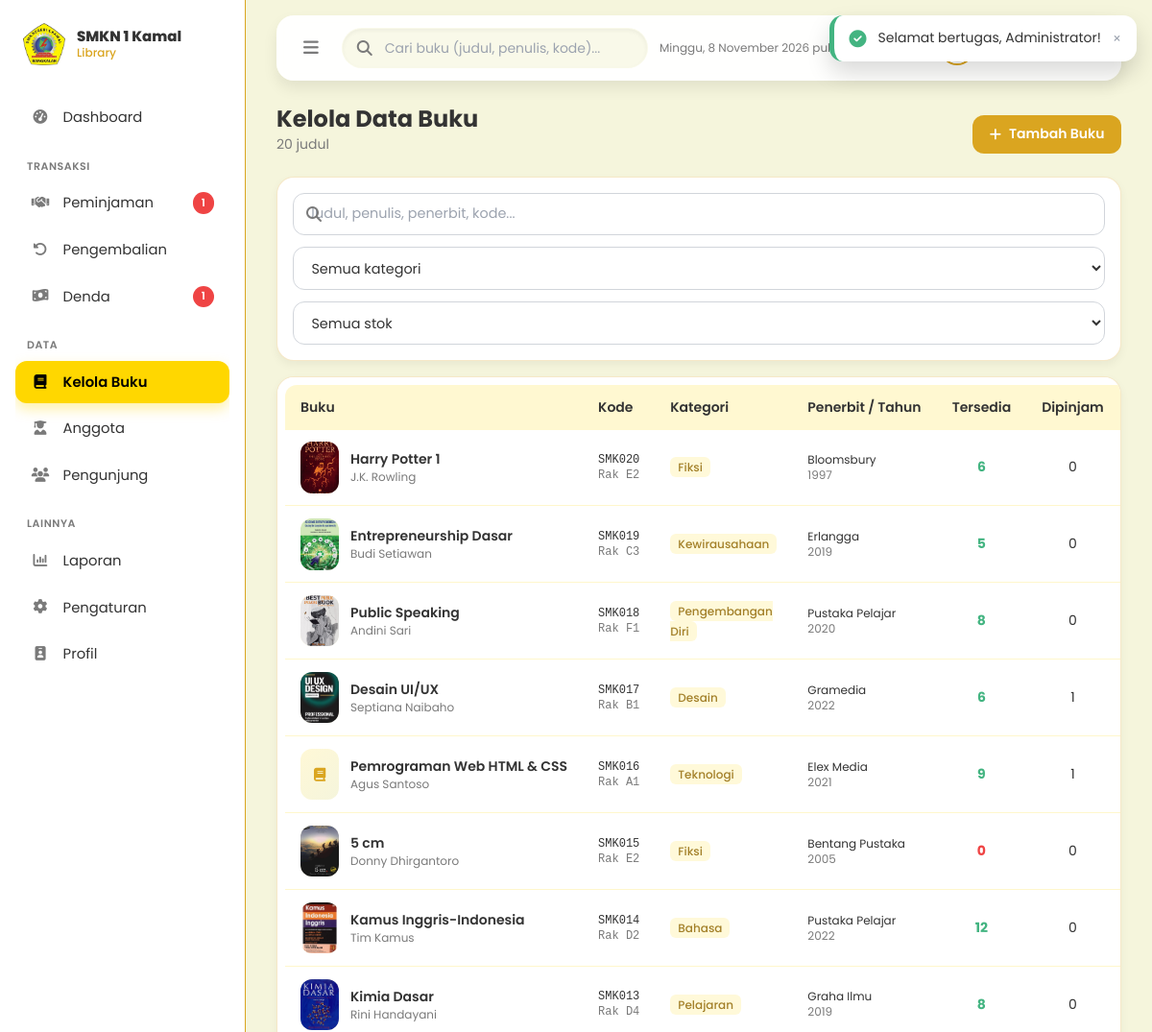
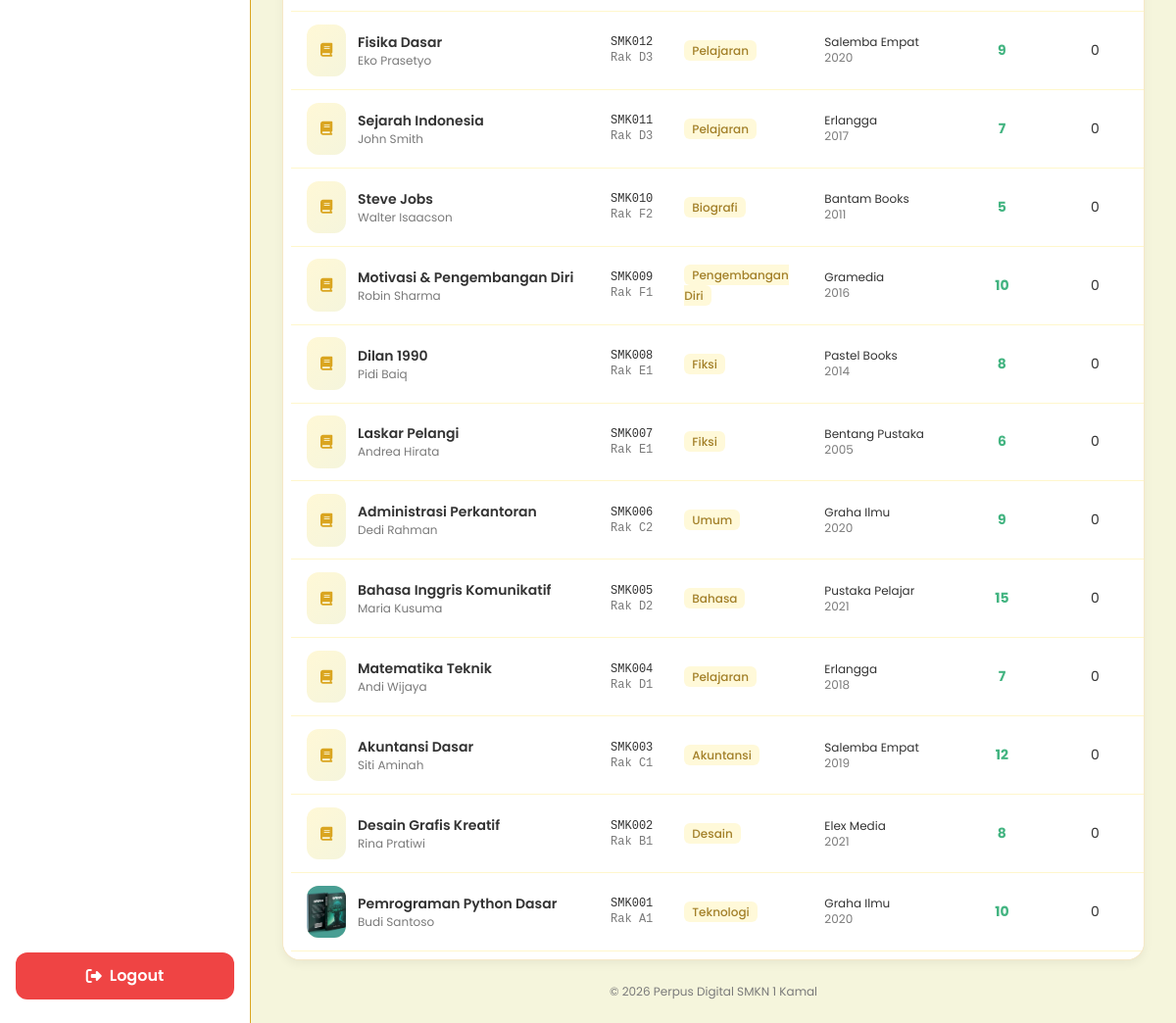
The app's page /dashboard_admin.php?page=buku (signed in) with its own data (2 pictures, top to bottom).
### tables this page shows
CREATE TABLE `buku` (
  `id_buku`      INT(11) NOT NULL AUTO_INCREMENT,
  `kode_buku`    VARCHAR(50)  NOT NULL,
  `judul`        VARCHAR(200) NOT NULL,
  `penulis`      VARCHAR(150) NULL DEFAULT NULL,
  `penerbit`     VARCHAR(150) NULL DEFAULT NULL,
  `tahun_terbit` YEAR(4)      NULL DEFAULT NULL,
  `kategori`     VARCHAR(50)  NOT NULL DEFAULT 'Umum',
  `rak`          VARCHAR(20)  NULL DEFAULT NULL,
  `deskripsi`    TEXT         NULL,
  `stok`         INT(11)      NOT NULL DEFAULT 1,
  `cover`        VARCHAR(255) NULL DEFAULT NULL COMMENT 'path lokal / URL',
  `created_at`   TIMESTAMP NOT NULL DEFAULT CURRENT_TIMESTAMP,
  PRIMARY KEY (`id_buku`),
  UNIQUE KEY `uk_kode_buku` (`kode_buku`),
  KEY `idx_kategori` (`kategori`)
);

### includes/functions.php (called while the page is built, shortened)
<?php
function e($v): string
{
    return htmlspecialchars((string)($v ?? ''), ENT_QUOTES, 'UTF-8');
}
function db_query(string $sql, array $params = [])
{
    global $conn;
    $stmt = $conn->prepare($sql);
    if ($params) {
        $types = '';
        foreach ($params as $p) {
            $types .= is_int($p) ? 'i' : (is_float($p) ? 'd' : 's');
        }
        $stmt->bind_param($types, ...$params);
    }
    $stmt->execute();
    return $stmt;
}
function db_all(string $sql, array $params = []): array
{
    $res = db_query($sql, $params)->get_result();
    return $res ? $res->fetch_all(MYSQLI_ASSOC) : [];
}
function db_one(string $sql, array $params = []): ?array
{
    $res = db_query($sql, $params)->get_result();
    $row = $res ? $res->fetch_assoc() : null;
    return $row ?: null;
}
function db_value(string $sql, array $params = [])
{
    $row = db_one($sql, $params);
    return $row ? array_values($row)[0] : null;
}
function cover_url(?string $cover): ?string
{
    if (!$cover) return null;
    return is_file(BASE_DIR . '/' . $cover) ? $cover : null;
}

### pages/admin/buku.php (the view, shortened to what this page needs)
<?php
$q   = trim($_GET['q'] ?? '');
$stokF = $_GET['stok'] ?? '';
$where = ['1=1']; $par = [];
$buku = db_all("SELECT b.*, (SELECT COUNT(*) FROM peminjaman p WHERE p.id_buku = b.id_buku AND p.status IN ('dipinjam','diajukan_kembali')) dipinjam
                FROM buku b WHERE " . implode(' AND ', $where) . " ORDER BY b.id_buku DESC", $par);
$kosong = ['id_buku' => '', 'kode_buku' => '', 'judul' => '', 'penulis' => '', 'penerbit' => '', 'tahun_terbit' => '', 'kategori' => 'Umum', 'rak' => '', 'stok' => 1, 'deskripsi' => '', 'cover' => null, 'cover_preview' => null, 'judul_modal' => 'Tambah Buku'];
$lastKode = db_value("SELECT kode_buku FROM buku WHERE kode_buku REGEXP '^SMK[0-9]+$' ORDER BY CAST(SUBSTRING(kode_buku,4) AS UNSIGNED) DESC LIMIT 1");
$kosong['kode_buku'] = 'SMK' . str_pad((string)((int)substr($lastKode ?? 'SMK0', 3) + 1), 3, '0', STR_PAD_LEFT);
page_head('Kelola Data Buku', count($buku) . ' judul' . ($q !== '' ? ' · pencarian "' . e($q) . '"' : ''),
    '<button class="btn btn-gold" data-modal-open="modal-buku-form" data-fill=\'' . e(json_encode($kosong)) . '\'><i class="fa-solid fa-plus"></i> Tambah Buku</button>');
?>
<form method="get" class="card mb-4 flex flex-wrap items-center gap-3 p-4">
  <div class="relative min-w-[220px] flex-1">
    <i class="fa-solid fa-magnifying-glass absolute left-3.5 top-1/2 -translate-y-1/2 text-soft"></i>
    <input name="q" value="<?= e($q) ?>" class="input pl-10" placeholder="Judul, penulis, penerbit, kode..." data-filter="#tbl-buku tbody tr">
  </div>
  <select name="kategori" class="input w-auto" onchange="this.form.submit()">
    <option value="">Semua kategori</option>
  </select>
  <select name="stok" class="input w-auto" onchange="this.form.submit()">
    <option value="">Semua stok</option><option value="habis" <?= $stokF === 'habis' ? 'selected' : '' ?>>Stok habis</option>
  </select>
</form>
<div class="card overflow-x-auto p-2">
  <table class="tbl" id="tbl-buku">
    <thead><tr><th>Buku</th><th>Kode</th><th>Kategori</th><th>Penerbit / Tahun</th><th class="text-center">Tersedia</th><th class="text-center">Dipinjam</th><th class="text-right">Aksi</th></tr></thead>
    <tbody>
    <?php foreach ($buku as $b): $c = cover_url($b['cover']); $fill = $b + ['judul_modal' => 'Edit Buku', 'cover_preview' => $c]; ?>
      <tr data-search="<?= e($b['judul'] . ' ' . $b['penulis'] . ' ' . $b['kode_buku'] . ' ' . $b['penerbit'] . ' ' . $b['kategori']) ?>">
        <td>
          <div class="flex items-center gap-3">
            <div class="book-cover w-10 shrink-0 rounded-md"><?php if ($c): ?><img src="<?= e($c) ?>" alt=""><?php else: ?><i class="fa-solid fa-book text-gold-dark"></i><?php endif; ?></div>
            <div class="min-w-0"><p class="max-w-[260px] truncate font-semibold"><?= e($b['judul']) ?></p><p class="text-xs text-soft"><?= e($b['penulis'] ?: '-') ?></p></div>
          </div>
        </td>
        <td class="font-mono text-xs"><?= e($b['kode_buku']) ?><?= $b['rak'] ? '<br><span class="text-soft">Rak ' . e($b['rak']) . '</span>' : '' ?></td>
        <td><span class="rounded-md bg-gold/15 px-2 py-0.5 text-xs font-medium text-gold-deep"><?= e($b['kategori']) ?></span></td>
        <td class="text-xs"><?= e($b['penerbit'] ?: '-') ?><br><span class="text-soft"><?= e($b['tahun_terbit'] ?: '-') ?></span></td>
        <td class="text-center"><span class="font-bold <?= $b['stok'] > 0 ? 'text-hijau' : 'text-merah' ?>"><?= (int)$b['stok'] ?></span></td>
        <td class="text-center"><?= (int)$b['dipinjam'] ?></td>
        <td class="whitespace-nowrap text-right">
        </td>
      </tr>
    <?php endforeach; ?>
    </tbody>
  </table>
</div>

### includes/head.php (shortened to what this page needs)
<!DOCTYPE html>
<html lang="id">
<head>
<link rel="stylesheet" href="assets/css/tailwind.css?v=<?= @filemtime(BASE_DIR . '/assets/css/tailwind.css') ?>">
<link rel="stylesheet" href="assets/vendor/poppins/poppins.css">
<link rel="stylesheet" href="assets/vendor/fontawesome/css/all.min.css">
<link rel="stylesheet" href="assets/css/app.css?v=<?= @filemtime(BASE_DIR . '/assets/css/app.css') ?>">
</head>

### includes/layout_start.php (shortened to what this page needs)
<?php
include BASE_DIR . '/includes/head.php';
$notifs = $notifs ?? [];
?>
<body class="bg-krem min-h-screen">
<aside id="sidebar" class="fixed inset-y-0 left-0 z-40 flex w-64 -translate-x-full flex-col justify-between border-r border-gold-dark bg-white px-4 py-6 transition-transform duration-300 lg:translate-x-0">
  <div class="overflow-y-auto">
    <a href="<?= e($base) ?>" class="mb-8 flex items-center gap-3 px-2">
      <img src="assets/img/logosmk.png" alt="Logo" class="h-11 w-11">
      <div class="leading-tight">
        <p class="text-[15px] font-extrabold text-ink">SMKN 1 Kamal</p>
        <p class="text-xs font-medium text-gold-dark">Library</p>
      </div>
    </a>
    <nav class="space-y-1">
      <?php foreach ($menu as $key => $m): ?>
        <?php if ($m[0] === '-'): ?>
          <p class="px-3 pb-1 pt-4 text-[11px] font-semibold uppercase tracking-wider text-soft"><?= e($m[1]) ?></p>
        <?php else: ?>
          <a href="<?= e($base) ?>?page=<?= e($key) ?>" class="side-link <?= $page === $key ? 'active' : '' ?>">
            <i class="fa-solid <?= e($m[1]) ?>"></i><span><?= e($m[0]) ?></span>
            <?php if (!empty($m[2])): ?><span class="side-badge"><?= (int)$m[2] ?></span><?php endif; ?>
          </a>
        <?php endif; ?>
      <?php endforeach; ?>
    </nav>
  </div>
  <a href="logout.php" class="mt-6 flex items-center justify-center gap-2 rounded-xl bg-red-500 px-4 py-3 font-semibold text-white transition hover:-translate-y-0.5 hover:bg-red-600"
     onclick="event.preventDefault(); confirmBox('Yakin ingin keluar dari aplikasi?',{okText:'Logout'}).then(ok=>ok&&(location.href='logout.php'))">
    <i class="fa-solid fa-right-from-bracket"></i> Logout
  </a>
</aside>
<div class="lg:ml-64">
  <header class="sticky top-0 z-20 px-4 pt-4 sm:px-6 lg:px-8">
    <div class="flex items-center gap-3 rounded-custom bg-white/95 px-4 py-3 shadow-md-soft backdrop-blur">
      <button class="btn btn-ghost btn-sm lg:hidden" data-sidebar-toggle aria-label="Menu"><i class="fa-solid fa-bars text-lg"></i></button>
      <?php if (!empty($search)): ?>
      <form method="get" action="<?= e($base) ?>" class="relative hidden max-w-md flex-1 sm:block">
        <i class="fa-solid fa-magnifying-glass absolute left-4 top-1/2 -translate-y-1/2 text-soft"></i>
        <input type="text" name="q" value="<?= e($_GET['q'] ?? '') ?>" placeholder="<?= e($search['placeholder']) ?>"
               class="w-full rounded-full border border-transparent bg-krem/60 py-2.5 pl-11 pr-4 text-sm shadow-inner transition focus:border-gold focus:bg-white focus:outline-none focus:ring-2 focus:ring-gold/40">
      </form>
      <?php endif; ?>
      <p class="ml-auto hidden text-xs text-soft md:block" data-clock></p>
      <div class="relative">
        <button class="relative flex h-10 w-10 items-center justify-center rounded-full text-soft transition hover:bg-krem hover:text-gold-dark" data-dropdown="dd-notif" aria-label="Notifikasi">
          <?php if ($notifs): ?><span class="absolute right-1.5 top-1.5 flex h-4 min-w-4 items-center justify-center rounded-full bg-red-500 px-1 text-[10px] font-bold text-white"><?= count($notifs) ?></span><?php endif; ?>
        </button>
      </div>
      <div class="relative">
        <button class="flex items-center gap-2 rounded-full py-1 pl-1 pr-3 transition hover:bg-krem" data-dropdown="dd-user">
          <span class="hidden text-left leading-tight sm:block">
            <span class="block text-sm font-semibold text-ink"><?= e($user['nama']) ?></span>
            <span class="block text-[11px] text-soft"><?= e($user['sub']) ?></span>
          </span>
        </button>
      </div>
    </div>
  </header>
  <main class="px-4 py-6 sm:px-6 lg:px-8">

### dashboard_admin.php (shortened to what this page needs)
<?php
$badge = db_one("SELECT
    (SELECT COUNT(*) FROM peminjaman WHERE status = 'menunggu') AS menunggu,
    (SELECT COUNT(*) FROM peminjaman WHERE status = 'diajukan_kembali') AS kembali,
    (SELECT COUNT(*) FROM peminjaman WHERE status = 'dipinjam' AND tanggal_jatuh_tempo < CURDATE()) AS terlambat,
    (SELECT COUNT(*) FROM denda WHERE status = 'belum_dibayar') AS denda");
$badge = array_map('intval', $badge);
$notifs = [];
if ($badge['menunggu']) $notifs[] = ['icon' => 'fa-hourglass-half', 'url' => '?page=peminjaman', 'text' => $badge['menunggu'] . ' pengajuan peminjaman menunggu persetujuan'];
if ($badge['terlambat']) $notifs[] = ['icon' => 'fa-triangle-exclamation', 'url' => '?page=pengembalian#terlambat', 'text' => $badge['terlambat'] . ' peminjaman sudah lewat jatuh tempo'];
$habis = (int)db_value("SELECT COUNT(*) FROM buku WHERE stok = 0");
if ($habis) $notifs[] = ['icon' => 'fa-box-open', 'url' => '?page=buku&stok=habis', 'text' => "$habis judul buku stoknya habis"];
$menu = [
    'home'         => ['Dashboard', 'fa-gauge-high'],
    'g1'           => ['-', 'Transaksi'],
    'peminjaman'   => ['Peminjaman', 'fa-handshake', $badge['menunggu']],
    'pengembalian' => ['Pengembalian', 'fa-rotate-left', $badge['kembali']],
    'denda'        => ['Denda', 'fa-money-bill-wave', $badge['denda']],
    'g2'           => ['-', 'Data'],
    'buku'         => ['Kelola Buku', 'fa-book'],
    'anggota'      => ['Anggota', 'fa-user-graduate'],
    'pengunjung'   => ['Pengunjung', 'fa-users'],
    'g3'           => ['-', 'Lainnya'],
    'laporan'      => ['Laporan', 'fa-chart-column'],
    'pengaturan'   => ['Pengaturan', 'fa-gear'],
    'profil'       => ['Profil', 'fa-id-badge'],
];
$page = $_GET['page'] ?? 'home';
$base   = 'dashboard_admin.php';
$search = ['placeholder' => 'Cari buku (judul, penulis, kode)...', 'page' => 'buku'];
function page_head(string $judul, string $sub = '', string $aksi = ''): void
{
    echo '<div class="mb-6 flex flex-wrap items-end justify-between gap-3"><div><h1 class="text-2xl font-bold text-ink">' . e($judul) . '</h1>'
        . ($sub ? '<p class="text-sm text-soft">' . $sub . '</p>' : '') . '</div>' . $aksi . '</div>';
}
include 'includes/layout_start.php';
include "pages/admin/$page.php";
include 'includes/layout_end.php';

### includes/layout_end.php
  </main>
  <footer class="px-8 pb-6 text-center text-xs text-soft">© <?= date('Y') ?> <?= e(APP_NAME . ' ' . APP_SCHOOL) ?></footer>
</div>
<?php include BASE_DIR . '/includes/foot.php'; ?>

### includes/foot.php (shortened to what this page needs)
<div id="toast-wrap"></div>
</body>
</html>

### assets/css/app.css (style rules this page uses)
body { font-family: 'Poppins', sans-serif; color: #333; }
.side-link { display: flex; align-items: center; gap: .85rem; padding: .7rem 1rem; border-radius: .75rem; color: #333; font-size: .925rem; transition: all .2s ease; position: relative; }
.side-link i { width: 20px; text-align: center; color: #7A7A7A; transition: color .2s; }
.side-link.active { background: #FFD700; color: #000; font-weight: 600; box-shadow: 0 6px 14px rgba(255,215,0,.35); }
.side-link.active i { color: #000; }
.side-badge { margin-left: auto; min-width: 1.4rem; height: 1.4rem; padding: 0 .4rem; border-radius: 999px; background: #EF4444; color: #fff; font-size: .7rem; font-weight: 600; display: inline-flex; align-items: center; justify-content: center; }
.card { background: #fff; border-radius: 18px; border: 1px solid rgba(218,165,32,.25); box-shadow: 0 4px 10px rgba(0,0,0,.05); }
.tbl { width: 100%; border-collapse: separate; border-spacing: 0; font-size: .875rem; }
.tbl thead th { background: rgba(255,215,0,.18); color: #333; font-weight: 600; text-align: left; padding: .8rem 1rem; white-space: nowrap; }
.tbl thead th:first-child { border-top-left-radius: 12px; }
.tbl thead th:last-child { border-top-right-radius: 12px; }
.tbl tbody td { padding: .8rem 1rem; border-bottom: 1px solid rgba(255,215,0,.2); vertical-align: middle; }
.tbl tbody tr { transition: background .15s; }
.input { width: 100%; border: 1px solid #d1d5db; border-radius: .75rem; padding: .65rem .9rem; font-size: .9rem; background: #fff; color: #333; transition: border-color .2s, box-shadow .2s; }
.btn { display: inline-flex; align-items: center; justify-content: center; gap: .5rem; border-radius: .75rem; padding: .6rem 1.1rem; font-weight: 600; font-size: .875rem; transition: all .2s ease; cursor: pointer; }
.btn-gold { background: #DAA520; color: #fff; }
.btn-ghost { color: #7A7A7A; }
.btn-sm { padding: .4rem .75rem; font-size: .78rem; border-radius: .6rem; }
#toast-wrap { position: fixed; top: 1rem; right: 1rem; z-index: 80; display: flex; flex-direction: column; gap: .6rem; max-width: 24rem; }
.book-cover { aspect-ratio: 3/4; border-radius: 12px; overflow: hidden; position: relative; background: linear-gradient(135deg, #FFF8D6, #F5F5DC); display: flex; align-items: center; justify-content: center; }
.book-cover img { width: 100%; height: 100%; object-fit: cover; transition: transform .4s ease; }

### records on screen
buku: cover (picture), judul "Harry Potter 1", penulis "J.K. Rowling", kode_buku "SMK020", rak "E2", kategori "Fiksi", penerbit "Bloomsbury", tahun_terbit "1997", stok "6", dipinjam "0"
buku: cover (picture), judul "Entrepreneurship Dasar", penulis "Budi Setiawan", kode_buku "SMK019", rak "C3", kategori "Kewirausahaan", penerbit "Erlangga", tahun_terbit "2019", stok "5", dipinjam "0"
buku: cover (picture), judul "Public Speaking", penulis "Andini Sari", kode_buku "SMK018", rak "F1", kategori "Pengembangan Diri", penerbit "Pustaka Pelajar", tahun_terbit "2020", stok "8", dipinjam "0"
buku: cover (picture), judul "Desain UI/UX", penulis "Septiana Naibaho", kode_buku "SMK017", rak "B1", kategori "Desain", penerbit "Gramedia", tahun_terbit "2022", stok "6", dipinjam "1"
buku: judul "Pemrograman Web HTML & CSS", penulis "Agus Santoso", kode_buku "SMK016", rak "A1", kategori "Teknologi", penerbit "Elex Media", tahun_terbit "2021", stok "9", dipinjam "1"
buku: cover (picture), judul "5 cm", penulis "Donny Dhirgantoro", kode_buku "SMK015", rak "E2", kategori "Fiksi", penerbit "Bentang Pustaka", tahun_terbit "2005", stok "0", dipinjam "0"
buku: cover (picture), judul "Kamus Inggris-Indonesia", penulis "Tim Kamus", kode_buku "SMK014", rak "D2", kategori "Bahasa", penerbit "Pustaka Pelajar", tahun_terbit "2022", stok "12", dipinjam "0"
buku: cover (picture), judul "Kimia Dasar", penulis "Rini Handayani", kode_buku "SMK013", rak "D4", kategori "Pelajaran", penerbit "Graha Ilmu", tahun_terbit "2019", stok "8", dipinjam "0"
buku: judul "Fisika Dasar", penulis "Eko Prasetyo", kode_buku "SMK012", rak "D3", kategori "Pelajaran", penerbit "Salemba Empat", tahun_terbit "2020", stok "9", dipinjam "0"
buku: judul "Sejarah Indonesia", penulis "John Smith", kode_buku "SMK011", rak "D3", kategori "Pelajaran", penerbit "Erlangga", tahun_terbit "2017", stok "7", dipinjam "0"
buku: judul "Steve Jobs", penulis "Walter Isaacson", kode_buku "SMK010", rak "F2", kategori "Biografi", penerbit "Bantam Books", tahun_terbit "2011", stok "5", dipinjam "0"
buku: judul "Motivasi & Pengembangan Diri", penulis "Robin Sharma", kode_buku "SMK009", rak "F1", kategori "Pengembangan Diri", penerbit "Gramedia", tahun_terbit "2016", stok "10", dipinjam "0"
buku: judul "Dilan 1990", penulis "Pidi Baiq", kode_buku "SMK008", rak "E1", kategori "Fiksi", penerbit "Pastel Books", tahun_terbit "2014", stok "8", dipinjam "0"
buku: judul "Laskar Pelangi", penulis "Andrea Hirata", kode_buku "SMK007", rak "E1", kategori "Fiksi", penerbit "Bentang Pustaka", tahun_terbit "2005", stok "6", dipinjam "0"
buku: judul "Administrasi Perkantoran", penulis "Dedi Rahman", kode_buku "SMK006", rak "C2", kategori "Umum", penerbit "Graha Ilmu", tahun_terbit "2020", stok "9", dipinjam "0"
buku: judul "Bahasa Inggris Komunikatif", penulis "Maria Kusuma", kode_buku "SMK005", rak "D2", kategori "Bahasa", penerbit "Pustaka Pelajar", tahun_terbit "2021", stok "15", dipinjam "0"
buku: judul "Matematika Teknik", penulis "Andi Wijaya", kode_buku "SMK004", rak "D1", kategori "Pelajaran", penerbit "Erlangga", tahun_terbit "2018", stok "7", dipinjam "0"
buku: judul "Akuntansi Dasar", penulis "Siti Aminah", kode_buku "SMK003", rak "C1", kategori "Akuntansi", penerbit "Salemba Empat", tahun_terbit "2019", stok "12", dipinjam "0"
buku: judul "Desain Grafis Kreatif", penulis "Rina Pratiwi", kode_buku "SMK002", rak "B1", kategori "Desain", penerbit "Elex Media", tahun_terbit "2021", stok "8", dipinjam "0"
buku: cover (picture), judul "Pemrograman Python Dasar", penulis "Budi Santoso", kode_buku "SMK001", rak "A1", kategori "Teknologi", penerbit "Graha Ilmu", tahun_terbit "2020", stok "10", dipinjam "0"

### other values on screen
$m[0] "Dashboard"
$m[1] "TRANSAKSI"
$m[0] "Peminjaman"
$m[2] "1"
$m[0] "Pengembalian"
$m[0] "Denda"
$m[1] "DATA"
$m[0] "Kelola Buku"
$m[0] "Anggota"
$m[0] "Pengunjung"
$m[1] "LAINNYA"
$m[0] "Laporan"
$m[0] "Pengaturan"
$m[0] "Profil"
$judul "Kelola Data Buku"
